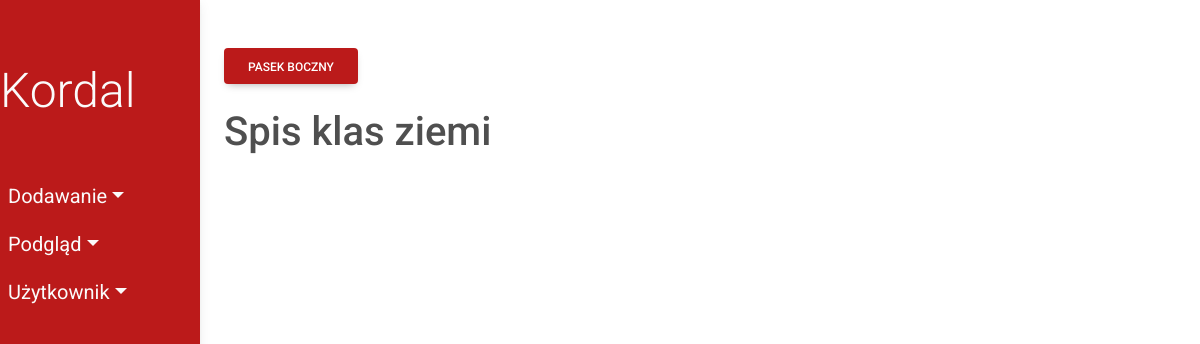
The app's page /class_fields/, older data.
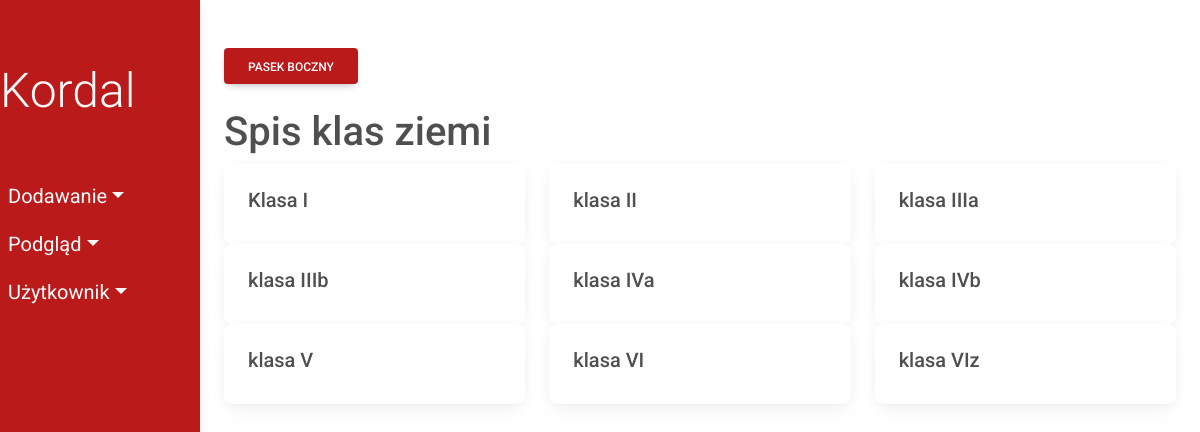
The same page, newer data.
### fields/models.py (models this page shows, shortened)
class ClassField(models.Model):
    class_name = models.CharField(max_length=10)
    class Meta:
        db_table = 'ClassField'

### fields/views/viewsClassField.py (the view)
# urls.py: path('class_fields/', viewsClassField.show_class_fields,
def show_class_fields(request):
    class_fields = ClassField.objects.all()
    return render(request, 'fields/show/classField.html', {'class_fields': class_fields})

### fields/templates/fields/show/classField.html
{% extends 'fields/index.html' %}
      {% block content %}
      <h1>Spis klas ziemi</h1>
      <div class="row">
        {% for class_field in class_fields %}
        <div class="col-sm-4">
          <div class="card">
            <div class="card-body">
              <h5 class="card-title">{{ class_field.class_name}}</h5>
            </div>
          </div>
        </div>
        {% endfor %}
      </div>
    {% endblock %}

Row changes from the older to the newer data that the page shows:
added ClassField: class_name "Klasa I"
added ClassField: class_name "klasa II"
added ClassField: class_name "klasa IIIa"
added ClassField: class_name "klasa IIIb"
added ClassField: class_name "klasa IVa"
added ClassField: class_name "klasa IVb"
added ClassField: class_name "klasa V"
added ClassField: class_name "klasa VI"
added ClassField: class_name "klasa VIz"
